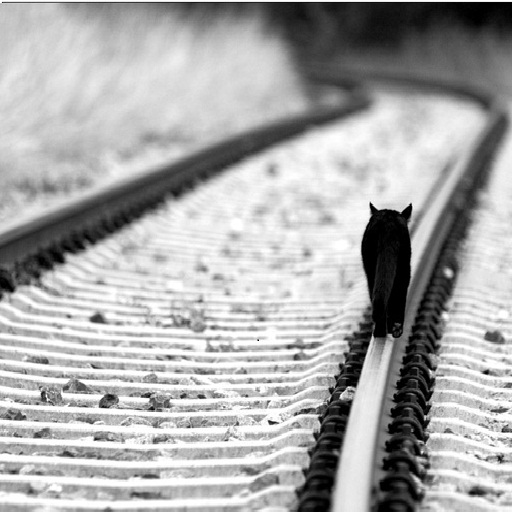
%> input picture Img/F.jpg, 512 x 512 px
$ octave laba.m   (GNU Octave 9; MATLAB toolbox functions it lacks are replaced by stand-ins)
%> lines starting %> are read from the running program, lines starting %| are printed output that depends on the picture
clear
clc
step=3; % Шаг прореживания
a=imread('F.jpg');
%> a is the input picture: size 512x512x3 uint8; min 0, max 255, mean 170.4
aa=rgb2gray(a);
aaa=fft2(aa);
zz=aaa;
i=step;
figure(1)
imagesc(log(abs(aaa)));
title('Спектр до прореживания');
colormap gray;
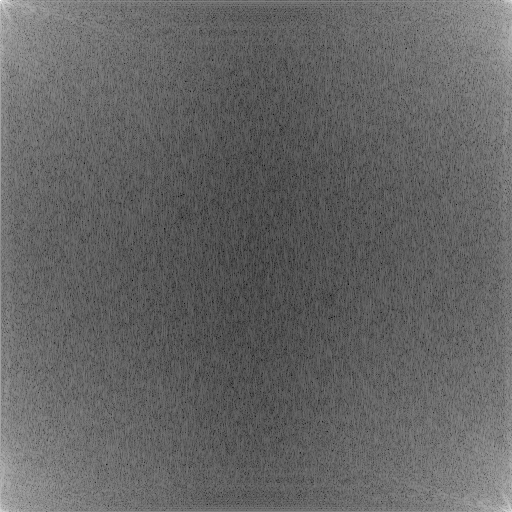
%> displayed picture: size 512x512x3, on the screen's scale of 0 to 255; min 0, max 255, mean 100.3
while i<=size(aaa,1)
        aaa(i,:)=[];
        aaa(:,i)=[];
        i=i+step-1;
end
%> after the loop, i = 343
figure(2)
imagesc(log(abs(aaa)));
title('Спектр после прореживания');
colormap gray;
figure(3)
imagesc(abs(ifft2(aaa)));
title('Изображение после прореживания');
colormap gray;
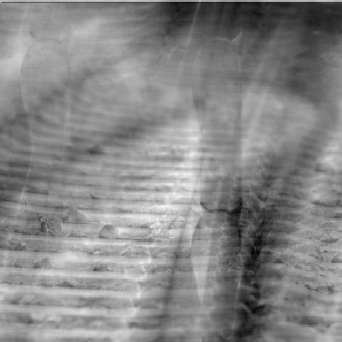
%> displayed picture: size 342x342x3, on the screen's scale of 0 to 255; min 0, max 255, mean 134.5

[X, Y]=meshgrid(1:size(aaa,1));

[XI, YI]=meshgrid(1:1-1/step:size(aaa,1));

aaa_new=interp2(X,Y,aaa,XI,YI);
figure(4)
imagesc(log(abs(aaa_new)));
title('Спектр после интерполяции');
colormap gray;
new_img=abs(ifft2(aaa_new));
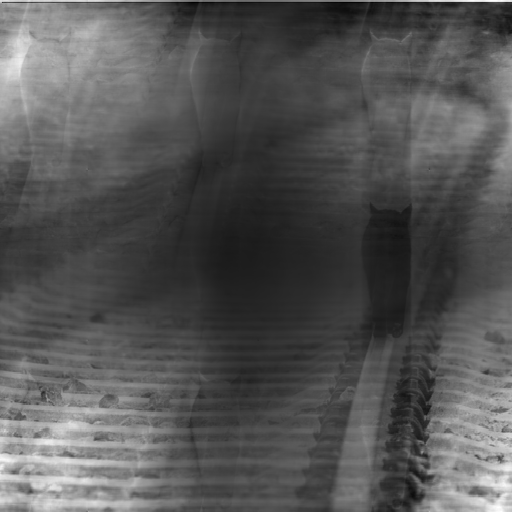
%> new_img: size 512x512 double; min 39.25, max 468.2, mean 182.3; drawn with min black and max white
figure(5)
imagesc(new_img);
title('Изображение после интерполяции');
colormap gray;
